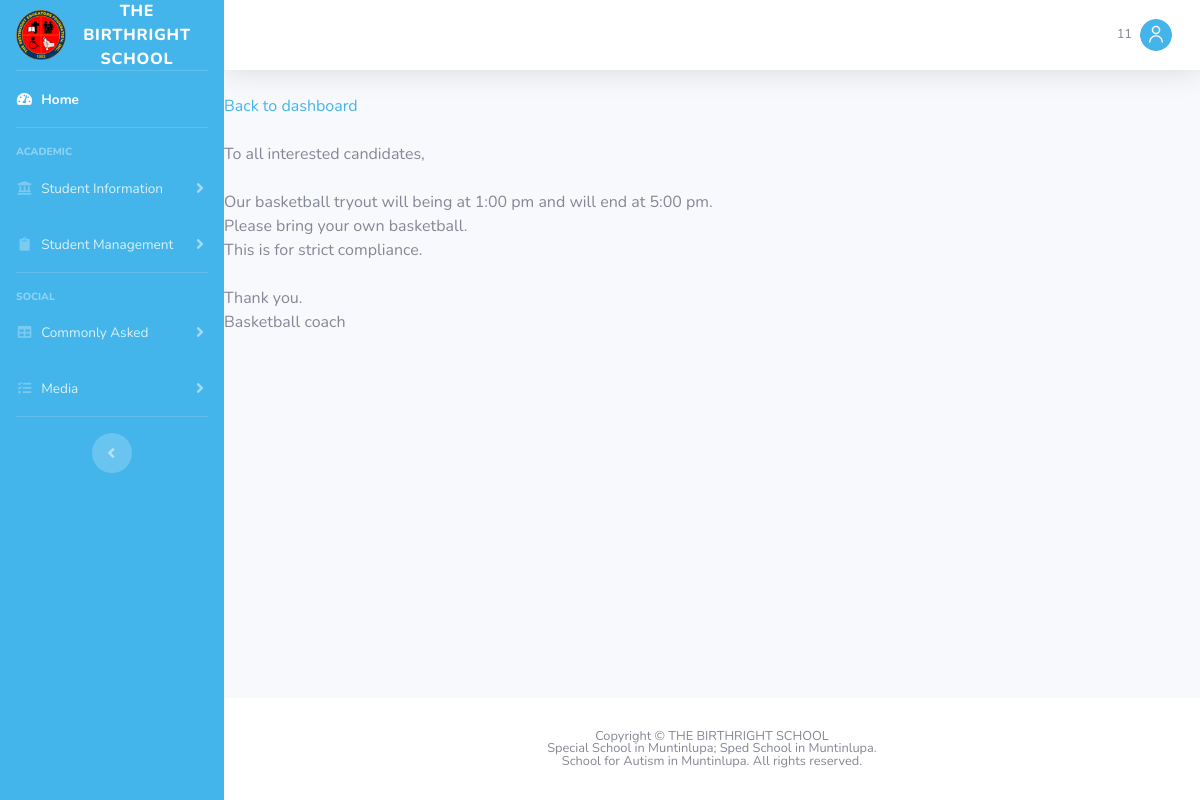
The page /number3.php (signed in) on the database its author committed.
### tables this page shows
CREATE TABLE `announcement` (
  `number` int(11) NOT NULL,
  `tagname` varchar(45) DEFAULT NULL,
  `line1` varchar(500) DEFAULT NULL,
  `line2` varchar(500) DEFAULT NULL,
  `line3` varchar(500) DEFAULT NULL,
  `line4` varchar(500) DEFAULT NULL,
  `line5` varchar(500) DEFAULT NULL,
  `line6` varchar(500) DEFAULT NULL,
  `line7` varchar(500) DEFAULT NULL,
  `line8` varchar(500) DEFAULT NULL,
  `line9` varchar(500) DEFAULT NULL,
  `line10` varchar(500) DEFAULT NULL,
  `line11` varchar(500) DEFAULT NULL,
  `line12` varchar(500) DEFAULT NULL,
  PRIMARY KEY (`number`)
);

### number3.php (the view, shortened to what this page needs)
<?php
	include_once("./web-page-parts/header.php");
	include_once("./web-page-parts/sidebar.php");
	include_once("./web-page-parts/topbar.php");
?>
<?php
	$db = mysqli_connect('localhost', 'root', 'ieti19', 'birthright_db');
	$num1 = mysqli_query($db, "SELECT * FROM birthright_db.announcement WHERE number='3'");
	$number1 = mysqli_fetch_array($num1);
?>
<?php
	if ($_SESSION['tag'] == '2') {
	echo '<a href="dash.php"> Back to dashboard</a>';
	}
	else {
	echo '<a href="dash2.php"> Back to dashboard</a>';
	}
?>
<br>
<br>
<?php
	echo $number1['line1'];
	echo '<br>';
	echo '<br>';
	echo $number1['line3'];
	echo '<br>';
	echo $number1['line4'];
	echo '<br>';
	echo $number1['line5'];
	echo '<br>';
	echo '<br>';
	echo $number1['line7'];
	echo '<br>';
	echo $number1['line8'];
	echo '<br>';
	echo '<br>';
	echo '<br>';
	echo '<br>';
	echo '<br>';
?>
<?php
	include_once("./web-page-parts/footer.php");
?>

### rows shown on the page
announcement: line1 "To all interested candidates,", line3 "Our basketball tryout will being at 1:00 pm and will end at 5:00 pm.", line4 "Please bring your own basketball.", line5 "This is for strict compliance.", line7 "Thank you.", line8 "Basketball coach"

### other values the page prints
$_SESSION['User'] "11"
